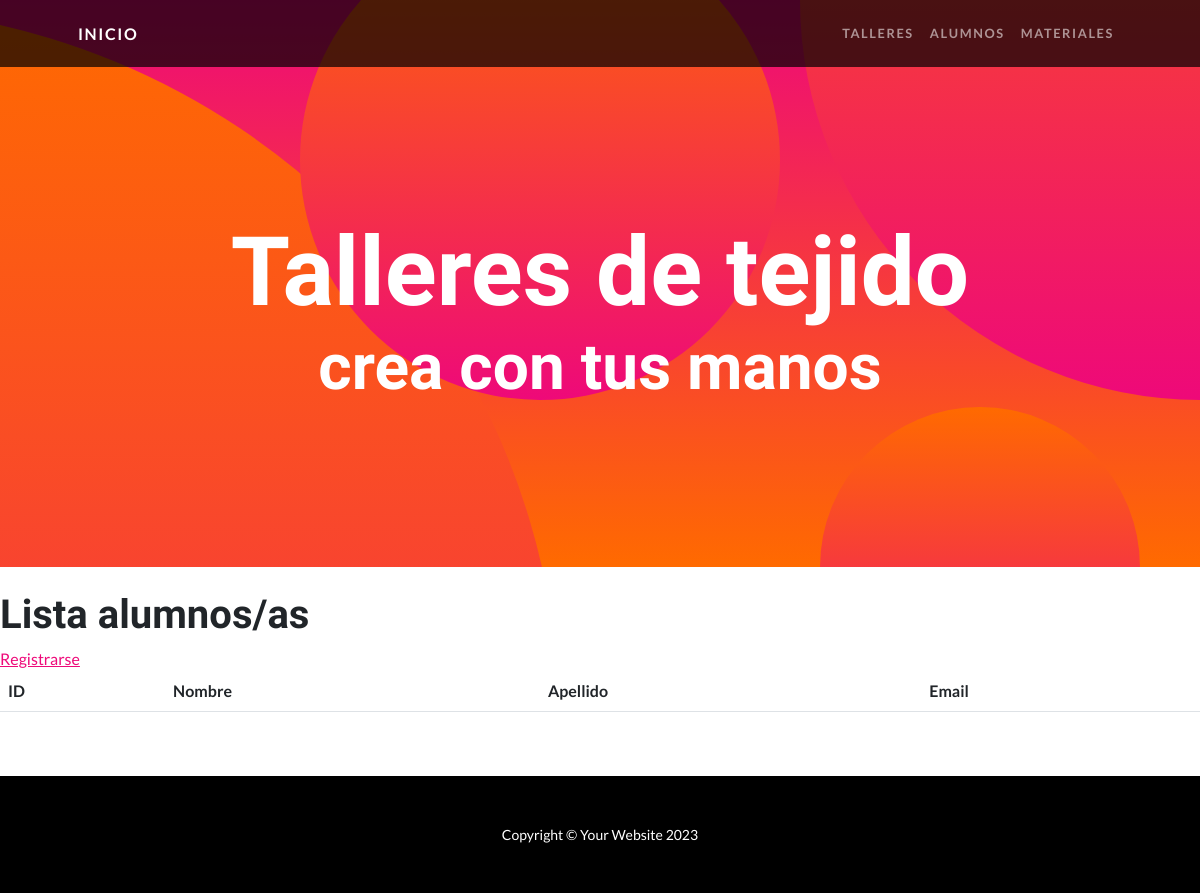
The app's page /alumnos/, older data.
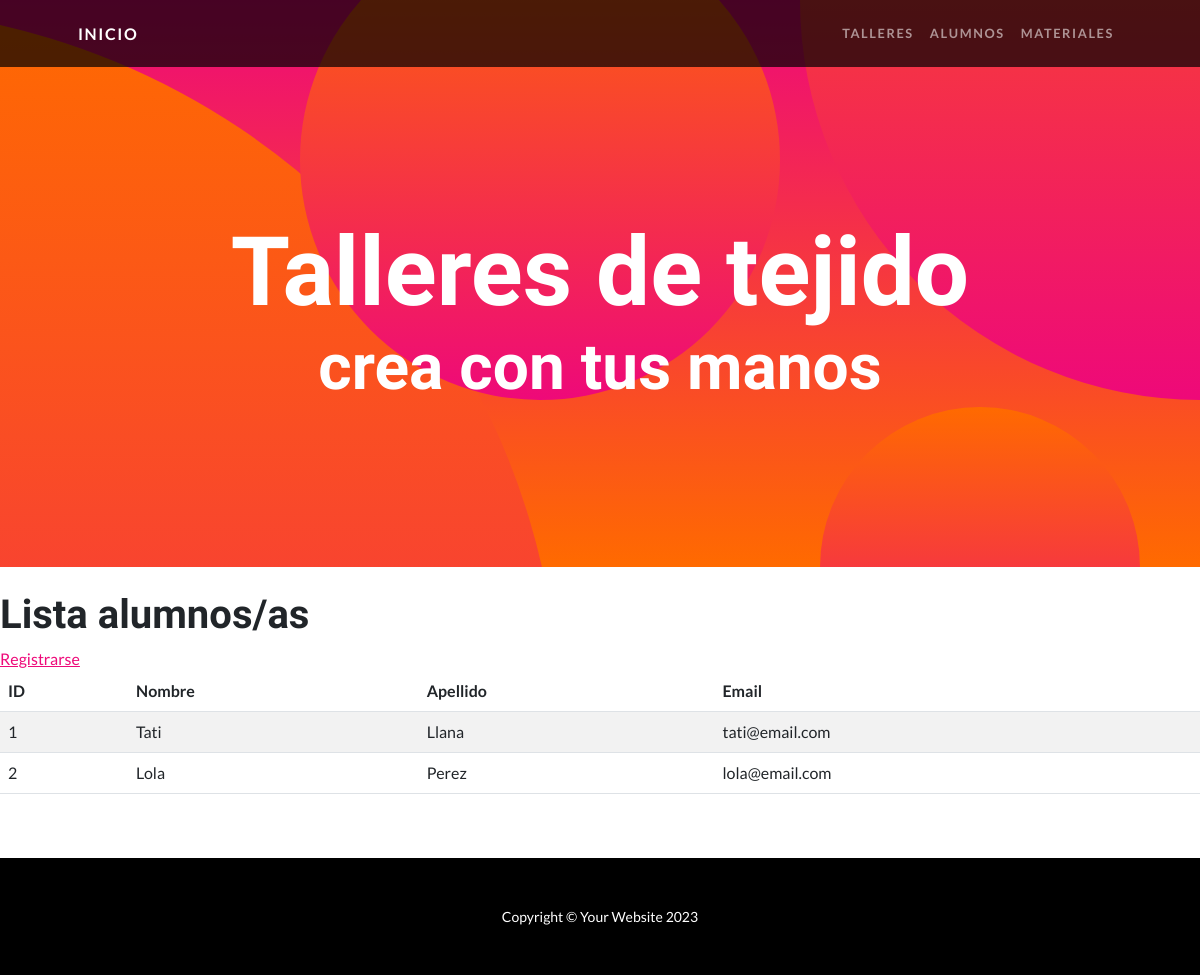
The same page, newer data.
### app/models.py (models this page shows, shortened)
class Alumno(models.Model):
    apellido = models.CharField(max_length=256)
    nombre = models.CharField(max_length=256)
    email = models.EmailField(blank=True)

### app/views.py (the view)
# urls.py: path("alumnos/", AlumnoListView.as_view(), name="lista_alumnos"),
class AlumnoListView(ListView):
    model= Alumno
    template_name='app/lista_alumnos.html'

### app/templates/app/lista_alumnos.html
{% extends 'base.html' %}
{% load static %}
{% block contenido %}
<br>
<h1>Lista alumnos/as </h1>
<a href="{% url 'crear_alumno' %}">Registrarse</a>
<br>
<table class="table table-striped">
    <thead>
        <tr>
          <th scope="col">ID</th>
          <th scope="col">Nombre</th>
          <th scope="col">Apellido</th>
          <th scope="col">Email</th>
        </tr>
    </thead>
    <tbody>
        {% for alumno in object_list %}
        <tr>
          <td>{{ alumno.id }}</td>
          <td>{{ alumno.nombre }}</td>
          <td>{{ alumno.apellido }}</td>
          <td>{{ alumno.email}}</td>
        </tr>
        {% endfor %}
    </tbody>
</table>
<br>
<br>
{% endblock contenido %}

Row changes from the older to the newer data that the page shows:
added Alumno: id "1", nombre "Tati", apellido "Llana", email "tati@email.com"
added Alumno: id "2", nombre "Lola", apellido "Perez", email "lola@email.com"
